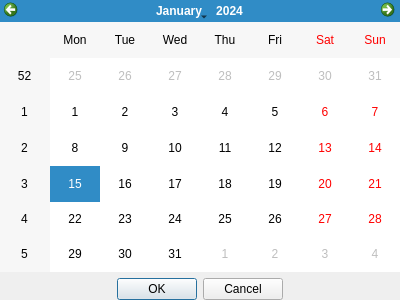
<?xml version="1.0" encoding="UTF-8"?>
<ui version="4.0">
 <class>Dateselection</class>
 <widget class="QDialog" name="Dateselection">
  <property name="geometry">
   <rect>
    <x>0</x>
    <y>0</y>
    <width>400</width>
    <height>300</height>
   </rect>
  </property>
  <property name="windowTitle">
   <string>Dialog</string>
  </property>
  <widget class="QWidget" name="verticalLayoutWidget">
   <property name="geometry">
    <rect>
     <x>-1</x>
     <y>-1</y>
     <width>401</width>
     <height>301</height>
    </rect>
   </property>
   <layout class="QVBoxLayout" name="verticalLayout">
    <item>
     <widget class="QCalendarWidget" name="calendarWidget"/>
    </item>
    <item>
     <widget class="QDialogButtonBox" name="buttonBox">
      <property name="sizePolicy">
       <sizepolicy hsizetype="Preferred" vsizetype="Fixed">
        <horstretch>0</horstretch>
        <verstretch>0</verstretch>
       </sizepolicy>
      </property>
      <property name="orientation">
       <enum>Qt::Horizontal</enum>
      </property>
      <property name="standardButtons">
       <set>QDialogButtonBox::Cancel|QDialogButtonBox::Ok</set>
      </property>
      <property name="centerButtons">
       <bool>true</bool>
      </property>
     </widget>
    </item>
   </layout>
  </widget>
 </widget>
 <resources/>
 <connections/>
</ui>
